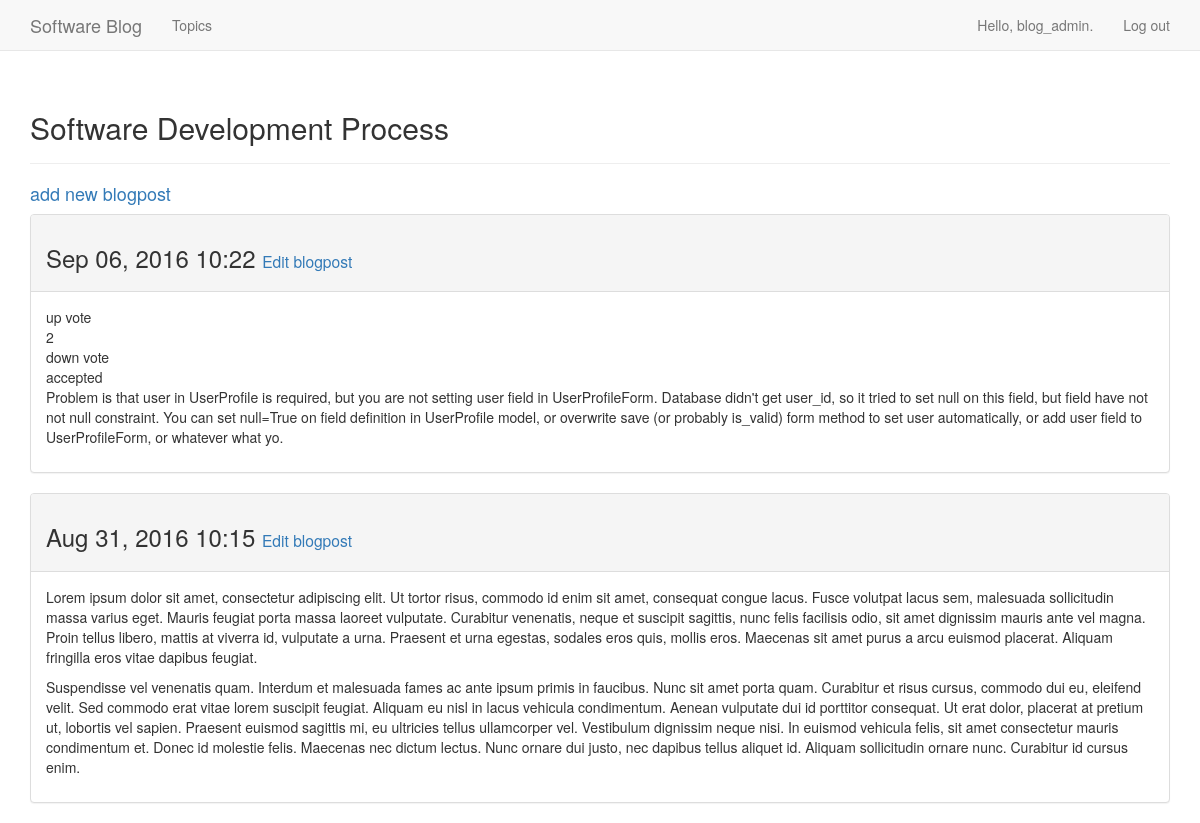
The page /topics/2/ (signed in) on the database its author committed.
### blogs/models.py (models this page shows, shortened)
class Topic(models.Model):
	text = models.CharField(max_length=200)
	date_added = models.DateTimeField(auto_now_add=True)
	owner = models.ForeignKey(User)
	def __str__(self):
		return self.text

class Blogpost(models.Model):
	topic = models.ForeignKey(Topic)
	title = models.CharField(max_length=160)
	text = models.TextField()
	date_added = models.DateTimeField(auto_now_add=True)
	class Meta:
		verbose_name_plural = 'blogposts'

### blogs/views.py (the view)
# urls.py: url(r'^topics/(?P<topic_id>\d+)/$', views.topic, name='topic'),
@login_required
def topic(request, topic_id):
	topic = Topic.objects.get(id=topic_id)
	if topic.owner != request.user:
		raise Http404
	blogposts = topic.blogpost_set.order_by('-date_added')
	context = {'topic': topic, 'blogposts': blogposts}
	return render(request, 'blogs/topic.html', context)

### blogs/templates/blogs/topic.html
{% extends 'blogs/base.html' %}
{% block header %}
	<h2>{{ topic }}</h2>
{% endblock header %}
{% block content %}
<p>
	<h4><a href="{% url 'blogs:new_blogpost' topic.id %}">add new blogpost</a></h4>
</p>
	{% for blogpost in blogposts %}
		<div class="panel panel-default">
			<div class="panel-heading">
				<h3>
					{{ blogpost.date_added|date:'M d, Y H:i' }}
					<small>
						<a href="{% url 'blogs:edit_blogpost' blogpost.id %}">Edit blogpost</a>
					</small>
				</h3>
			</div>
			<div class="panel-body">
				{{ blogpost.text|linebreaks }}
			</div>
		</div>
	{% empty %}
		<li>
			There are no blog posts for this topic yet.
		</li>
	{% endfor %}
{% endblock content %}

### blogs/templates/blogs/base.html (shortened to what this page needs)
{% load bootstrap3 %}
<!DOCTYPE html>
<html lang="en">
	<head>
		{% bootstrap_css %}
	</head>
<body>
	<nav class="navbar navbar-default navbar-static-top">
		<div class="container">
			<div class="navbar-header">
				<a class="navbar-brand" href="{% url 'blogs:index' %}">Software Blog</a>
			</div>
			<div id="navbar" class="navbar-collapse collapse">
				<ul class="nav navbar-nav">
					<li><a href="{% url 'blogs:topics' %}">Topics</a></li>
				</ul>
				<ul class="nav navbar-nav navbar-right">
					{% if user.is_authenticated %}
						<li><a>Hello, {{user.username }}.</a></li>
						<li><a href="{% url 'users:logout' %}">Log out</a></li>
					{% else %}
						<li><a href="{% url 'users:register'%}">Register</a></li>
						<li><a href="{% url 'users:login' %}">Log in</a></li>
					{% endif %}
				</ul>
			</div>
		</div>
	</nav>
	<div class="container">
		<div class="page-header">
			{% block header %}{% endblock header %}
		</div>
		<div>
			{% block content %}{% endblock content %}
		</div>
	</div>
</body>
</html>

### rows shown on the page
Topic: text "Software Development Process"
Blogpost: date_added "Sep 06, 2016 10:22", text "up vote 2 down vote accepted Problem is that user in UserProfile is required, but you are not setting user field in UserProfileForm. Database didn't get user_id, so it tried to set null on this field, but field have not not null constraint. You can set null=True on field definition in UserProfile model, or overwrite save (or probably is_valid) form method to set user automatically, or add user field to UserProfileForm, or whatever what yo."
Blogpost: date_added "Aug 31, 2016 10:15", text "Lorem ipsum dolor sit amet, consectetur adipiscing elit. Ut tortor risus, commodo id enim sit amet, consequat congue lacus. Fusce volutpat lacus sem, malesuada sollicitudin massa varius eget. Mauris feugiat porta massa laoreet vulputate. Curabitur venenatis, neque et suscipit sagittis, nunc felis facilisis odio, sit amet dignissim mauris ante vel magna. Proin tellus libero, mattis at viverra id, vulputate a urna. Praesent et urna egestas, sodales eros quis, mollis eros. Maecenas sit amet purus a arcu euismod placerat. Aliquam fringilla eros vitae dapibus feugiat. Suspendisse vel venenatis quam. Interdum et malesuada fames ac ante ipsum primis in faucibus. Nunc sit amet porta quam. Curabitur…"

### other values the page prints
{{ user.username }} "blog_admin"
